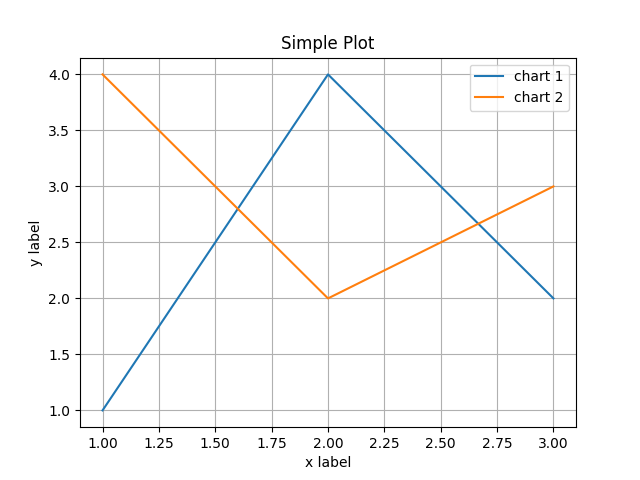

This chart was generated by the following Python code:
import matplotlib.pyplot as plt

(fig, ax) = plt.subplots()
ax.grid(True)
ax.plot([1, 2, 3, ], [1, 4, 2, ], label='chart 1')
ax.plot([1, 2, 3, ], [4, 2, 3, ], label='chart 2')
ax.set_xlabel('x label')
ax.set_ylabel('y label')
ax.set_title("Simple Plot")
ax.legend()
plt.show()
